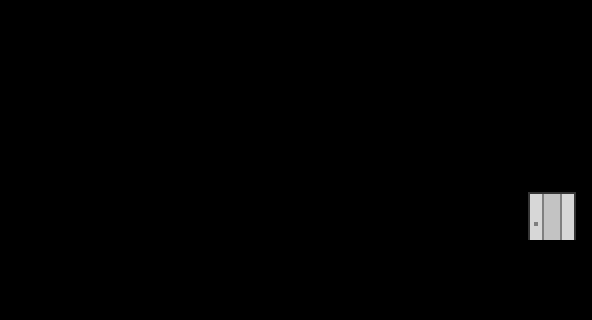

A 2D game scene composited from a Tiled map and its tileset images. What follows is a short description and the map's XML, with every tile layer's data as written:
An orthogonal 37x20 tile map with 16x16 px tiles, 1 tile layer (Tile Layer 1).

<map version="1.0" tiledversion="1.0.2" orientation="orthogonal" renderorder="right-down" width="37" height="20" tilewidth="16" tileheight="16" nextobjectid="3">
 <tileset firstgid="1" source="Layout.tsx" />
 <layer name="Tile Layer 1" width="37" height="20">
  <data encoding="csv">
1,1,1,1,1,1,1,1,1,1,1,1,1,1,1,1,1,1,1,1,1,1,1,1,1,1,1,1,1,1,1,1,1,1,1,1,1,
1,1,1,1,1,1,1,1,1,1,1,1,1,1,1,1,1,1,1,1,1,1,1,1,1,1,1,1,1,1,1,1,1,1,1,1,1,
1,1,1,1,1,1,1,1,1,1,1,1,1,1,1,1,1,1,1,1,1,1,1,1,1,1,1,1,1,1,1,1,1,1,1,1,1,
1,1,1,1,1,1,1,1,1,1,1,1,1,1,1,1,1,1,1,1,1,1,1,1,1,1,1,1,1,1,1,1,1,1,1,1,1,
1,1,1,1,1,1,1,1,1,1,1,1,1,1,1,1,1,1,1,1,1,1,1,1,1,1,1,1,1,1,1,1,1,1,1,1,1,
1,1,1,1,1,1,1,1,1,1,1,1,1,1,1,1,1,1,1,1,1,1,1,1,1,1,1,1,1,1,1,1,1,1,1,1,1,
1,0,0,0,0,0,0,0,0,0,0,0,0,0,0,0,0,0,0,0,0,0,0,0,0,0,0,0,0,0,0,0,0,0,0,0,1,
1,0,0,0,0,0,0,0,0,0,0,0,0,0,0,0,0,0,0,0,0,0,0,0,0,0,0,0,0,0,0,0,0,0,0,0,1,
1,0,0,0,0,0,0,0,0,0,0,0,0,0,0,0,0,0,0,0,0,0,0,0,0,0,0,0,0,0,0,0,0,0,0,0,1,
1,0,0,0,0,0,0,0,0,0,0,0,0,0,0,0,0,0,0,0,0,0,0,0,0,0,0,0,0,0,0,0,0,0,0,0,1,
1,0,0,0,0,0,0,0,0,0,0,0,0,0,0,0,0,0,0,0,0,0,0,0,0,0,0,0,0,0,0,0,0,0,0,0,1,
1,0,0,0,0,0,0,0,0,0,0,0,0,0,0,0,0,0,0,0,0,0,0,0,0,0,0,0,0,0,0,0,0,0,0,0,1,
1,0,0,0,0,0,0,0,0,0,0,0,0,0,0,0,0,0,0,0,0,0,0,0,0,0,0,0,0,0,0,0,0,2,3,4,1,
1,0,0,0,0,0,0,0,0,0,0,0,0,0,0,0,0,0,0,0,0,0,0,0,0,0,0,0,0,0,0,0,0,6,7,8,1,
1,0,0,0,0,0,0,0,0,0,0,0,0,0,0,0,0,0,0,0,0,0,0,0,0,0,0,0,0,0,0,0,0,10,11,12,1,
1,1,1,1,1,1,1,1,1,1,1,1,1,1,1,1,1,1,1,1,1,1,1,1,1,1,1,1,1,1,1,1,1,1,1,1,1,
1,1,1,1,1,1,1,1,1,1,1,1,1,1,1,1,1,1,1,1,1,1,1,1,1,1,1,1,1,1,1,1,1,1,1,1,1,
1,1,1,1,1,1,1,1,1,1,1,1,1,1,1,1,1,1,1,1,1,1,1,1,1,1,1,1,1,1,1,1,1,1,1,1,1,
1,1,1,1,1,1,1,1,1,1,1,1,1,1,1,1,1,1,1,1,1,1,1,1,1,1,1,1,1,1,1,1,1,1,1,1,1,
1,1,1,1,1,1,1,1,1,1,1,1,1,1,1,1,1,1,1,1,1,1,1,1,1,1,1,1,1,1,1,1,1,1,1,1,1
</data>
 </layer>
 <objectgroup name="Hard Collision" />
</map>
